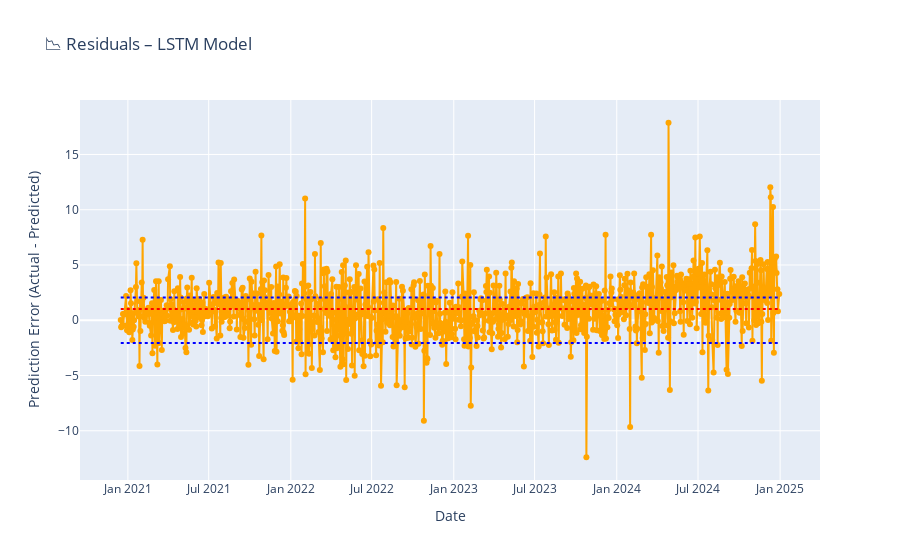
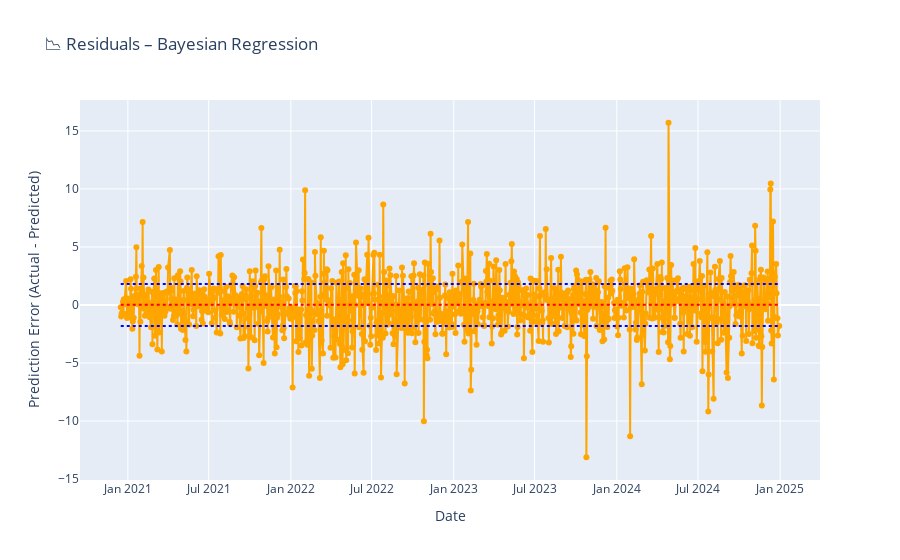

Write notebook code for charts like these, in order.
### Code cell
# === RESIDUAL PLOTTING FUNCTION ===
# Goal: Plot the prediction error (residuals = actual - predicted) over time.
#       Additionally, show mean error (ME) and mean absolute error (MAE) as visual references.

def plot_residuals(title, dates, actual, predicted):
    residuals = actual - predicted
    mean_error = np.mean(residuals)
    mae = mean_absolute_error(actual, predicted)

    print(f"📊 {title}")
    print(f"   • Mean Error (bias): {mean_error:.4f}")
    print(f"   • Mean Absolute Error (avg. deviation): {mae:.4f}")

    trace = go.Scatter(
        x=dates,
        y=residuals,
        mode='lines+markers',
        name='Residuals',
        line=dict(color='orange')
    )

    layout = go.Layout(
        title=title,
        xaxis={'title': 'Date'},
        yaxis={'title': 'Prediction Error (Actual - Predicted)'},
        shapes=[
    # Horizontal line at mean error (ME)
    dict(
        type='line',
        x0=min(dates),
        y0=mean_error,
        x1=max(dates),
        y1=mean_error,
        line=dict(color='red', dash='dot')
    ),
    # Horizontal line at +MAE
    dict(
        type='line',
        x0=min(dates),
        y0=mae,
        x1=max(dates),
        y1=mae,
        line=dict(color='blue', dash='dot')
    ),
    # Optional: Horizontal line at -MAE
    dict(
        type='line',
        x0=min(dates),
        y0=-mae,
        x1=max(dates),
        y1=-mae,
        line=dict(color='blue', dash='dot')
    )
]
    )

    fig = go.Figure(data=[trace], layout=layout)
    fig.show()

# === Residual plots for all models ===
plot_residuals("📉 Residuals – LSTM Model",
               date_test_lstm_adj, close_test_actual_adj, prediction)

plot_residuals("📉 Residuals – Bayesian Regression",
               date_test_bayes_adj, y_test_actual, bayesian_pred)

### Figure 1 — Plotly figure (JSON) as saved in the notebook; plotly's stock layout.template omitted (floating-point values rounded to 4 significant figures; data arrays with more than 128 entries replaced by an {"elided": "..."} marker saying what was removed)
{"data": [{"line": {"color": "orange"}, "mode": "lines+markers", "name": "Residuals", "type": "scatter", "x": {"elided": "1015 str values"}, "y": {"elided": "1015 float values"}}], "layout": {"shapes": [{"line": {"color": "red", "dash": "dot"}, "type": "line", "x0": "2020-12-16", "x1": "2024-12-30", "y0": 1.026, "y1": 1.026}, {"line": {"color": "blue", "dash": "dot"}, "type": "line", "x0": "2020-12-16", "x1": "2024-12-30", "y0": 2.048, "y1": 2.048}, {"line": {"color": "blue", "dash": "dot"}, "type": "line", "x0": "2020-12-16", "x1": "2024-12-30", "y0": -2.048, "y1": -2.048}], "title": {"text": "📉 Residuals – LSTM Model"}, "xaxis": {"title": {"text": "Date"}}, "yaxis": {"title": {"text": "Prediction Error (Actual - Predicted)"}}}}

### Figure 2 — Plotly figure (JSON) as saved in the notebook; plotly's stock layout.template omitted (floating-point values rounded to 4 significant figures; data arrays with more than 128 entries replaced by an {"elided": "..."} marker saying what was removed)
{"data": [{"line": {"color": "orange"}, "mode": "lines+markers", "name": "Residuals", "type": "scatter", "x": {"elided": "1015 str values"}, "y": {"elided": "1015 float values"}}], "layout": {"shapes": [{"line": {"color": "red", "dash": "dot"}, "type": "line", "x0": "2020-12-16", "x1": "2024-12-30", "y0": 0.02119, "y1": 0.02119}, {"line": {"color": "blue", "dash": "dot"}, "type": "line", "x0": "2020-12-16", "x1": "2024-12-30", "y0": 1.812, "y1": 1.812}, {"line": {"color": "blue", "dash": "dot"}, "type": "line", "x0": "2020-12-16", "x1": "2024-12-30", "y0": -1.812, "y1": -1.812}], "title": {"text": "📉 Residuals – Bayesian Regression"}, "xaxis": {"title": {"text": "Date"}}, "yaxis": {"title": {"text": "Prediction Error (Actual - Predicted)"}}}}
